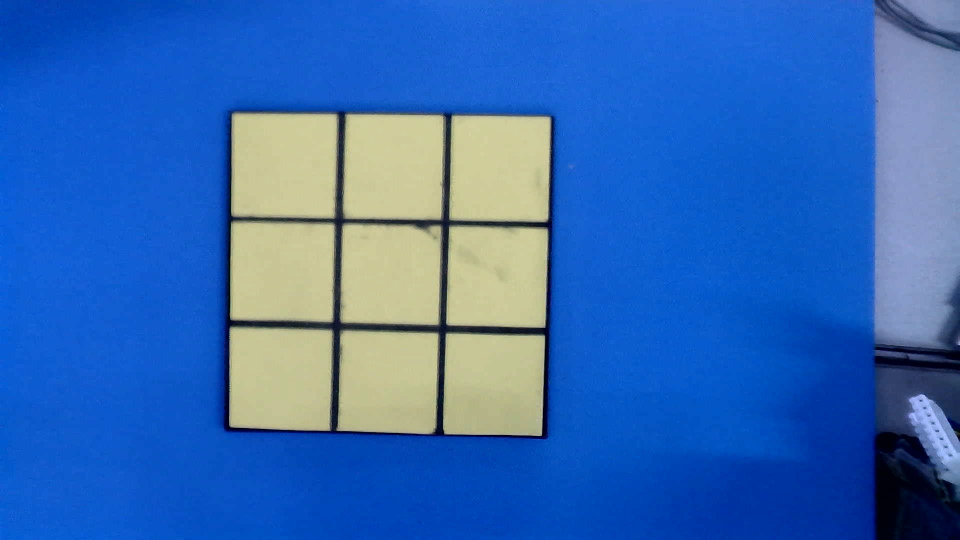
#> input picture test/photos/WIN_20250326_15_18_14_Pro.jpg, 1920 x 1080 px, found by its file name (shown at 1/2 size)
$ python find_hsv.py
#> lines starting #> are read from the running program, lines starting #| are printed output that depends on the picture; after the words box and inside, x2 and y2 are one past the last pixel; in counts of white or black regions, pixels touching at a corner belong together
import cv2
import numpy as np
def empty(x):
    print(x)
img = cv2.imread("D:\\AK48\\Pictures\\Camera Roll\\WIN_20250326_15_18_14_Pro.jpg")
#> img is the input picture: shape (1080, 1920, 3); mean B, G, R 181.8, 105.8, 52.1
img = cv2.resize(img,(500,500))
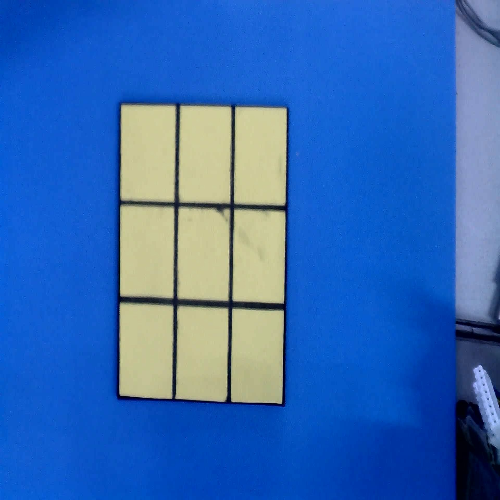
#> img: shape (500, 500, 3); mean B, G, R 181.7, 105.7, 52.1
hsv = cv2.cvtColor(img,cv2.COLOR_BGR2HSV)
#> hsv: shape (500, 500, 3); mean H, S, V 94.2, 195.4, 190.2

#创建一个命名窗口
cv2.namedWindow('trackbar',cv2.WINDOW_AUTOSIZE)
#创建色调滑动条，控制最小色调值
cv2.createTrackbar('hue-min','trackbar',0,180,empty)
#> slider 'hue-min' is set to 36
#创建色调滑动条，控制最大色调值
cv2.createTrackbar('hue-max','trackbar',180,180,empty)
#创建饱和度滑动条，控制最小值
cv2.createTrackbar('sat-min','trackbar',0,255,empty)
#> slider 'sat-min' is set to 51
#创建饱和度滑动条，控制最大值
cv2.createTrackbar('sat-max','trackbar',255,255,empty)
#创建亮度滑动条，控制最小亮度
cv2.createTrackbar('val-min','trackbar',0,255,empty)
#> slider 'val-min' is set to 51
#创建亮度滑动条，控制最大亮度\
cv2.createTrackbar('val-max','trackbar',255,255,empty)

while True:
    h_min = cv2.getTrackbarPos('hue-min','trackbar')
    h_max = cv2.getTrackbarPos('hue-max','trackbar')
    s_min = cv2.getTrackbarPos('sat-min','trackbar')
    s_max = cv2.getTrackbarPos('sat-max','trackbar')
    val_min = cv2.getTrackbarPos('val-min','trackbar')
    val_max = cv2.getTrackbarPos('val-max','trackbar')

    lower = np.array([h_min,s_min,val_min])
    upper = np.array([h_max,s_max,val_max])

    mask = cv2.inRange(hsv,lower,upper)
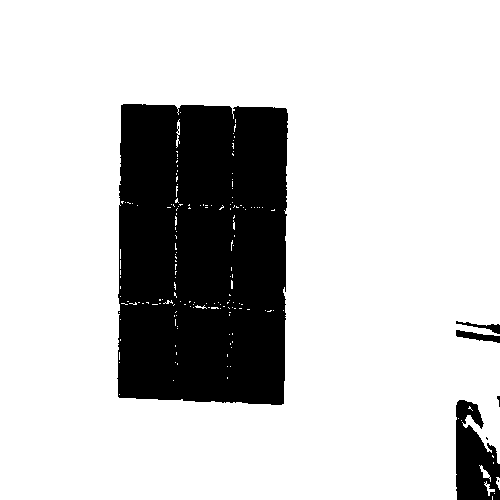
#> mask: shape (500, 500); 79.2% white; 7 black regions (3 under 20 px), largest, box (x1, y1, x2, y2) and area: (117, 104, 288, 405) 48572, (456, 400, 500, 500) 3046, (456, 330, 500, 343) 279, (456, 321, 500, 334) 177

    result = cv2.bitwise_and(img,img,mask=mask)
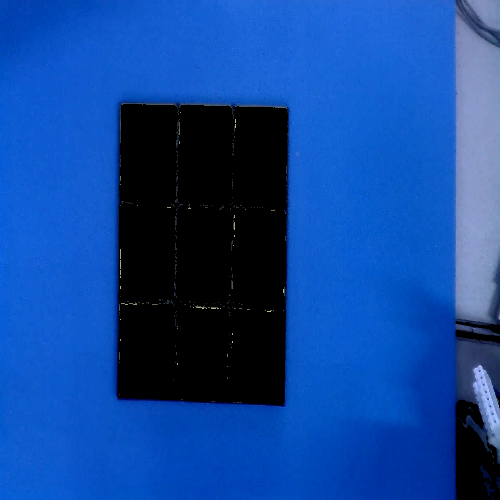
#> result: shape (500, 500, 3); mean B, G, R 154.1, 70.6, 16.7
    cv2.imshow('mask',mask)
    cv2.imshow('trackbar',result)
    cv2.imshow('img',img)
    cv2.waitKey(1)

$ run again, with test/photos/WIN_20250325_22_22_38_Pro.jpg copied over test/photos/WIN_20250326_15_18_14_Pro.jpg
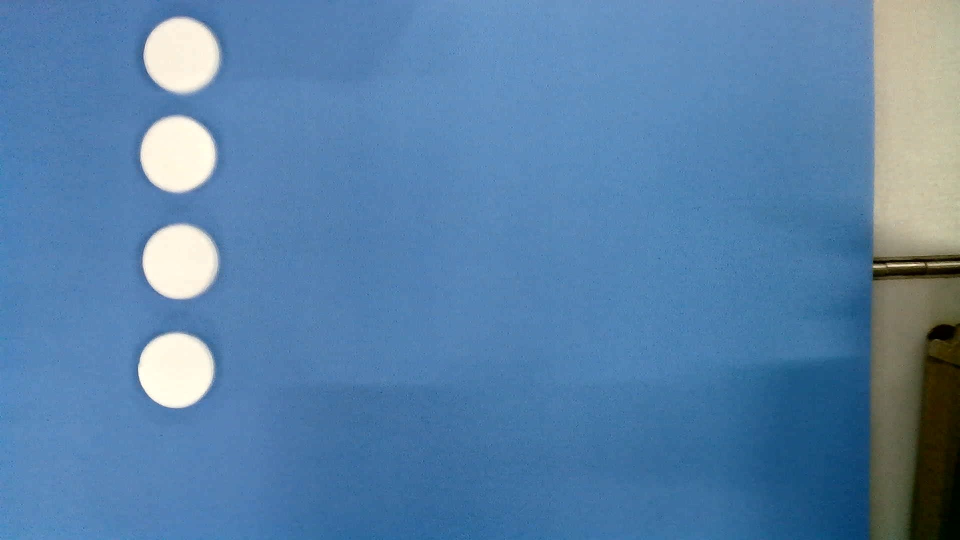
#> input picture test/photos/WIN_20250325_22_22_38_Pro.jpg, 1920 x 1080 px, found by its file name (shown at 1/2 size)
#> img is the input picture: shape (1080, 1920, 3); mean B, G, R 168.2, 129, 88.3
#> img: shape (500, 500, 3)
#> hsv: shape (500, 500, 3); mean H, S, V 95.4, 133.1, 171.6
#> `mask = cv2.inRange(hsv,lower,upper)`:
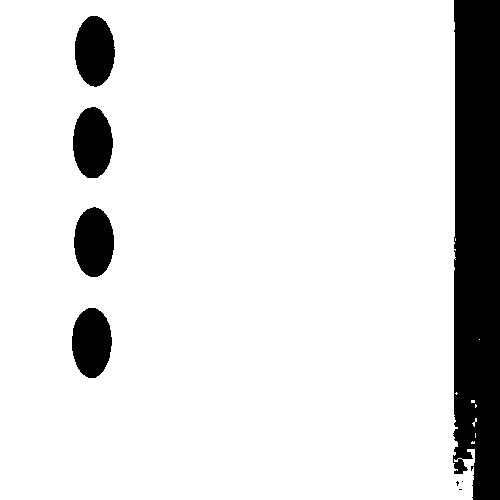
#> mask: shape (500, 500); 87.7% white; 8 black regions (3 under 20 px), largest, box (x1, y1, x2, y2) and area: (453, 0, 500, 500) 21959, (73, 107, 113, 178) 2224, (75, 16, 115, 87) 2207, (74, 207, 114, 277) 2189, (72, 308, 112, 378) 2187
#> `result = cv2.bitwise_and(img,img,mask=mask)`:
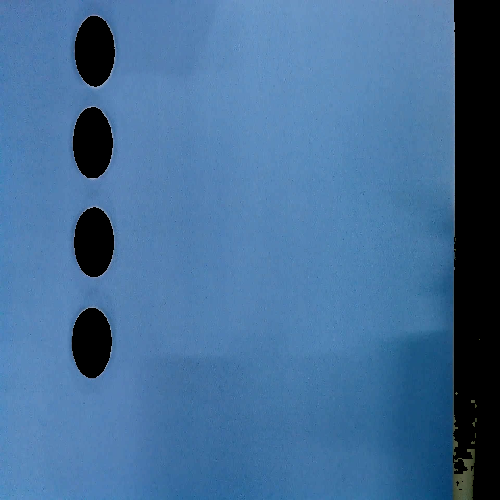
#> result: shape (500, 500, 3); mean B, G, R 151.4, 109.6, 68.3
